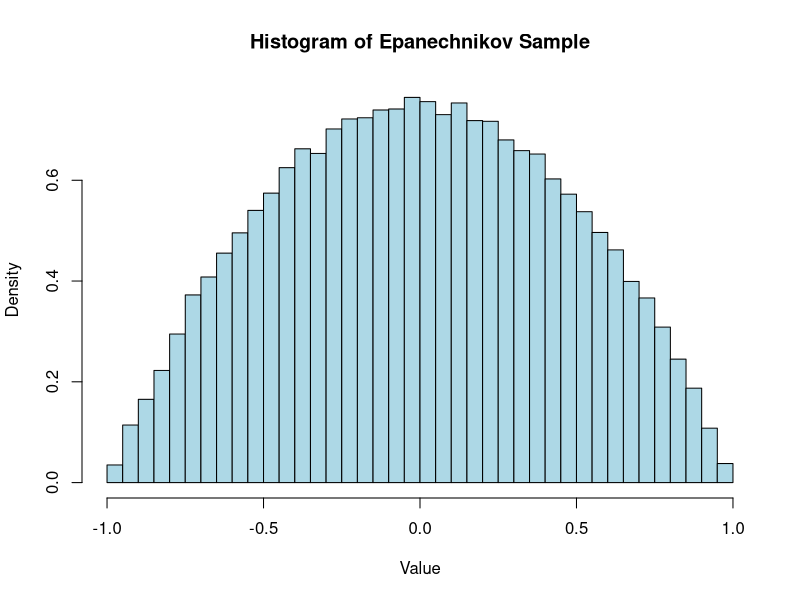

The R script that drew this image:
# 定义 Epanechnikov 分布的密度函数
epanechnikov_density <- function(x) {
  ifelse(abs(x) <= 1, (3/4) * (1 - x^2), 0)
}

# 模拟 Epanechnikov 分布的随机变元
generate_epanechnikov <- function() {
  repeat {
    u1 <- runif(1, -1, 1)
    u2 <- runif(1, -1, 1)
    u3 <- runif(1, -1, 1)
    
    if (abs(u3) >= abs(u2) && abs(u3) >= abs(u1)) {
      return(u2)
    } else {
      return(u3)
    }
  }
}
# 生成大量 Epanechnikov 分布的随机变元
set.seed(123)
n <- 100000
epanechnikov_sample <- replicate(n, generate_epanechnikov())

# 构造直方图
hist(epanechnikov_sample, breaks = 50, freq = FALSE, main = "Histogram of Epanechnikov Sample", 
     xlab = "Value", ylab = "Density", col = "lightblue")
density(epanechnikov_sample, add = TRUE, col = "red", lwd = 2)